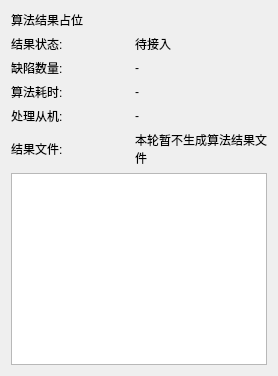
         <widget class="QWidget" name="AlgorithmSummaryWidget_2" native="true">
          <property name="maximumSize">
           <size>
            <width>500</width>
            <height>16777215</height>
           </size>
          </property>
          <layout class="QVBoxLayout" name="AlgorithmSummaryWidget">
           <item>
            <widget class="QLabel" name="ResultTitleMainLabel">
             <property name="styleSheet">
              <string notr="true">border-bottom:1px solid #DCDFE6;</string>
             </property>
             <property name="text">
              <string>算法结果占位</string>
             </property>
             <property name="titleRole" stdset="0">
              <string>panelTitle</string>
             </property>
            </widget>
           </item>
           <item>
            <layout class="QGridLayout" name="ResultInfoGridLayout">
             <item row="0" column="0">
              <widget class="QLabel" name="ResultNameLabel">
               <property name="text">
                <string>结果状态:</string>
               </property>
              </widget>
             </item>
             <item row="0" column="1">
              <widget class="QLabel" name="InspectionResultValueLabel">
               <property name="text">
                <string>待接入</string>
               </property>
              <property name="resultState" stdset="0">
                <string/>
               </property>
              </widget>
             </item>
             <item row="1" column="0">
              <widget class="QLabel" name="DefectCountNameLabel">
               <property name="text">
                <string>缺陷数量:</string>
               </property>
              </widget>
             </item>
             <item row="1" column="1">
              <widget class="QLabel" name="DefectCountValueLabel">
               <property name="text">
                <string>-</string>
               </property>
              </widget>
             </item>
             <item row="2" column="0">
              <widget class="QLabel" name="AlgorithmMsNameLabel">
               <property name="text">
                <string>算法耗时:</string>
               </property>
              </widget>
             </item>
             <item row="2" column="1">
              <widget class="QLabel" name="AlgorithmMsValueLabel">
               <property name="text">
                <string>-</string>
               </property>
              </widget>
             </item>
             <item row="3" column="0">
              <widget class="QLabel" name="WorkerIdNameLabel">
               <property name="text">
                <string>处理从机:</string>
               </property>
              </widget>
             </item>
             <item row="3" column="1">
              <widget class="QLabel" name="WorkerIdValueLabel">
               <property name="text">
                <string>-</string>
               </property>
              </widget>
             </item>
             <item row="4" column="0">
              <widget class="QLabel" name="ResultJsonPathNameLabel">
               <property name="text">
                <string>结果文件:</string>
               </property>
              </widget>
             </item>
             <item row="4" column="1">
              <widget class="QLabel" name="ResultJsonPathValueLabel">
               <property name="text">
                <string>本轮暂不生成算法结果文件</string>
               </property>
               <property name="wordWrap">
                <bool>true</bool>
               </property>
              </widget>
             </item>
            </layout>
           </item>
           <item>
            <widget class="QGraphicsView" name="graphicsView_2"/>
           </item>
          </layout>
         </widget>
